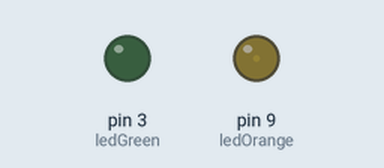
A sketch run on a simulated Arduino Uno, built with avr-gcc and run on an emulated ATmega328P. Shown: output pins drawn as LEDs (lit = HIGH).

Above: at 0.05 s.
At 2.55 s:
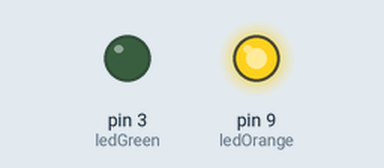
At 5.1 s:
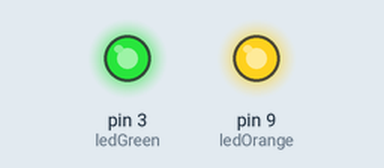
At 10.2 s:
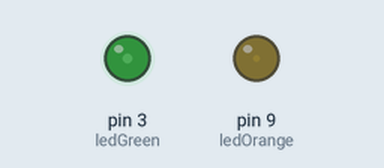
Timing chart, 0 to 13.9 s (numbered marks = the images above):
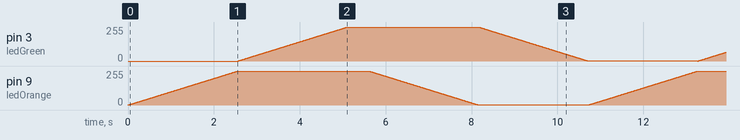

The sketch:

BUTTONLED_GMR.ino
```cpp
int ledOrange = 9;
int ledGreen = 3;
int button = 2;

int inCount = 0;
int outCount = 255;

bool clickOne = false;
bool clickTwo = false;
unsigned long initTime = 0;
unsigned long finTime = 0;

void setup()
{
  // put your setup code here, to run once:
  pinMode(ledOrange, OUTPUT);
  pinMode(ledGreen, OUTPUT);
  pinMode(button, INPUT_PULLUP);
  Serial.begin(9600);

}

bool isPressed(int button){
  return digitalRead(button) == LOW;
}

void blinkDelays(int led, int delayTime){
  digitalWrite(led, HIGH);
  delay(delayTime);
  digitalWrite(led, LOW);
  delay(delayTime);
}

void fadeIn(int led, int delayTime){
  for (int i = 0; i < 255; i++){
    analogWrite(led, i);
    delay(delayTime);
  }
}

void fadeOut(int led, int delayTime){
  for (int i = 255; i > 0; i--){
    analogWrite(led, i);
    delay(delayTime);
  }
}

void loop() {
  // put your main code here, to run repeatedly:
    fadeIn(ledOrange, 10);
    fadeIn(ledGreen, 10);
    //blinkDelays(ledGreen, 500);
    //blinkDelays(ledOrange, 500);
    delay(500);
    fadeOut(ledOrange, 10);
    fadeOut(ledGreen, 10);
/*
    if (inCount < 255){
      analogWrite(ledOrange, inCount);
      inCount++;
      delay(10);
    }
    else if (outCount > 0){
      analogWrite(ledOrange, outCount);
      outCount--;
      delay(10);
    }


    Serial.println(digitalRead(button));


    if (inCount == 255 && outCount == 0){
      inCount = 0;
      outCount = 255;
    }

    if (digitalRead(button) == 1){
      if (inCount < 255){
        analogWrite(ledOrange, inCount);
        analogWrite(ledGreen, inCount);
        inCount++;
        delay(10);
      }
      else if (outCount > 0){
        analogWrite(ledOrange, outCount);
        analogWrite(ledGreen, outCount);
        outCount--;
        delay(10);
      }
    } else if (digitalRead(button) == 0){
      digitalWrite(ledGreen, HIGH);
    } else{
      digitalWrite(ledGreen, LOW);
    }
    */
/*
    if (digitalRead(button) == 0 && clickOne == false && clickTwo == false)
    {
      clickOne = true;
      initTime = millis();
      delay(200);
    }
    else if (digitalRead(button) == 0 && clickOne == true && clickTwo == false)
    {
      clickTwo = true;
      finTime = millis();
      delay(200);

      if ((finTime - initTime) < 500)
      {
        digitalWrite(ledGreen, HIGH);
      }
    }
    else if((finTime - initTime) > 500)
    {
      clickOne = false;
      clickTwo = false;
    }

    Serial.println(digitalRead(button)); */
}
```
